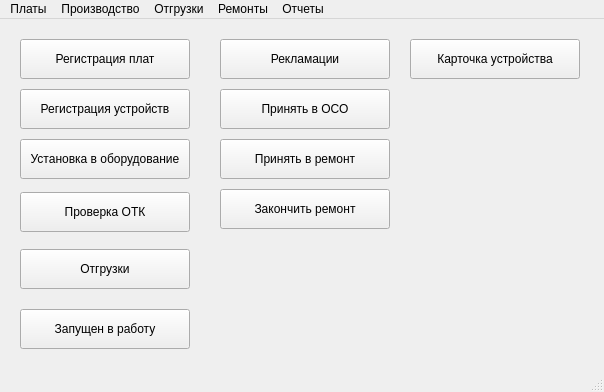
<?xml version="1.0" encoding="UTF-8"?>
<ui version="4.0">
 <class>MainWindow</class>
 <widget class="QMainWindow" name="MainWindow">
  <property name="geometry">
   <rect>
    <x>0</x>
    <y>0</y>
    <width>604</width>
    <height>392</height>
   </rect>
  </property>
  <property name="windowTitle">
   <string>Учет изделий</string>
  </property>
  <widget class="QWidget" name="centralwidget">
   <widget class="QPushButton" name="pbClaim">
    <property name="geometry">
     <rect>
      <x>220</x>
      <y>20</y>
      <width>170</width>
      <height>40</height>
     </rect>
    </property>
    <property name="text">
     <string>Рекламации</string>
    </property>
   </widget>
   <widget class="QPushButton" name="pbCard">
    <property name="geometry">
     <rect>
      <x>410</x>
      <y>20</y>
      <width>170</width>
      <height>40</height>
     </rect>
    </property>
    <property name="text">
     <string>Карточка устройства</string>
    </property>
   </widget>
   <widget class="QPushButton" name="pbApplyRemont">
    <property name="geometry">
     <rect>
      <x>220</x>
      <y>70</y>
      <width>170</width>
      <height>40</height>
     </rect>
    </property>
    <property name="text">
     <string>Принять в ОСО</string>
    </property>
   </widget>
   <widget class="QPushButton" name="pbStartRemont">
    <property name="geometry">
     <rect>
      <x>220</x>
      <y>120</y>
      <width>170</width>
      <height>40</height>
     </rect>
    </property>
    <property name="text">
     <string>Принять в ремонт</string>
    </property>
   </widget>
   <widget class="QPushButton" name="pbEndRemont">
    <property name="geometry">
     <rect>
      <x>220</x>
      <y>170</y>
      <width>170</width>
      <height>40</height>
     </rect>
    </property>
    <property name="text">
     <string>Закончить ремонт</string>
    </property>
   </widget>
   <widget class="QPushButton" name="pbRegister">
    <property name="geometry">
     <rect>
      <x>20</x>
      <y>70</y>
      <width>170</width>
      <height>40</height>
     </rect>
    </property>
    <property name="text">
     <string>Регистрация устройств</string>
    </property>
   </widget>
   <widget class="QPushButton" name="pbOTK">
    <property name="geometry">
     <rect>
      <x>20</x>
      <y>173</y>
      <width>170</width>
      <height>40</height>
     </rect>
    </property>
    <property name="text">
     <string>Проверка ОТК</string>
    </property>
   </widget>
   <widget class="QPushButton" name="pbCreatePlate">
    <property name="geometry">
     <rect>
      <x>20</x>
      <y>20</y>
      <width>170</width>
      <height>40</height>
     </rect>
    </property>
    <property name="text">
     <string>Регистрация плат</string>
    </property>
   </widget>
   <widget class="QPushButton" name="pbShip">
    <property name="geometry">
     <rect>
      <x>20</x>
      <y>230</y>
      <width>170</width>
      <height>40</height>
     </rect>
    </property>
    <property name="text">
     <string>Отгрузки</string>
    </property>
   </widget>
   <widget class="QPushButton" name="pbComplect">
    <property name="geometry">
     <rect>
      <x>20</x>
      <y>120</y>
      <width>170</width>
      <height>40</height>
     </rect>
    </property>
    <property name="text">
     <string>Установка в оборудование</string>
    </property>
   </widget>
   <widget class="QPushButton" name="pbStartWork">
    <property name="geometry">
     <rect>
      <x>20</x>
      <y>290</y>
      <width>170</width>
      <height>40</height>
     </rect>
    </property>
    <property name="text">
     <string>Запущен в работу</string>
    </property>
   </widget>
  </widget>
  <widget class="QMenuBar" name="menubar">
   <property name="geometry">
    <rect>
     <x>0</x>
     <y>0</y>
     <width>604</width>
     <height>21</height>
    </rect>
   </property>
   <widget class="QMenu" name="menu">
    <property name="title">
     <string>Платы</string>
    </property>
    <addaction name="aRegPlate"/>
    <addaction name="aListFreePlate"/>
    <addaction name="aListPlate"/>
   </widget>
   <widget class="QMenu" name="menu_2">
    <property name="title">
     <string>Производство</string>
    </property>
    <addaction name="aRegDevice"/>
    <addaction name="aInstallModul"/>
    <addaction name="aControlOTK"/>
   </widget>
   <widget class="QMenu" name="menu_3">
    <property name="title">
     <string>Отгрузки</string>
    </property>
    <addaction name="aNewShip"/>
    <addaction name="aShipBefore"/>
    <addaction name="aShipping"/>
   </widget>
   <widget class="QMenu" name="menu_4">
    <property name="title">
     <string>Ремонты</string>
    </property>
    <addaction name="aClaim"/>
    <addaction name="aGetOSO"/>
    <addaction name="aGetRepair"/>
    <addaction name="aEndRepair"/>
    <addaction name="aExchModul"/>
   </widget>
   <widget class="QMenu" name="menu_5">
    <property name="title">
     <string>Отчеты</string>
    </property>
    <addaction name="aCardDevice"/>
   </widget>
   <addaction name="menu"/>
   <addaction name="menu_2"/>
   <addaction name="menu_3"/>
   <addaction name="menu_4"/>
   <addaction name="menu_5"/>
  </widget>
  <widget class="QStatusBar" name="statusbar"/>
  <action name="aRegPlate">
   <property name="text">
    <string>Регитрация плат</string>
   </property>
  </action>
  <action name="aListFreePlate">
   <property name="text">
    <string>Список непривязанных</string>
   </property>
  </action>
  <action name="aListPlate">
   <property name="text">
    <string>Список всех</string>
   </property>
  </action>
  <action name="aRegDevice">
   <property name="text">
    <string>Регистрация устройств</string>
   </property>
  </action>
  <action name="aInstallModul">
   <property name="text">
    <string>Установка модулей</string>
   </property>
  </action>
  <action name="aControlOTK">
   <property name="text">
    <string>Проверка ОТК</string>
   </property>
  </action>
  <action name="aNewShip">
   <property name="text">
    <string>Новая отгрузка</string>
   </property>
  </action>
  <action name="aShipBefore">
   <property name="text">
    <string>Готовые для отгрузки</string>
   </property>
  </action>
  <action name="aShipping">
   <property name="text">
    <string>Отгруженные</string>
   </property>
  </action>
  <action name="aClaim">
   <property name="text">
    <string>Рекламации</string>
   </property>
  </action>
  <action name="aGetOSO">
   <property name="text">
    <string>Принять в ОСО</string>
   </property>
  </action>
  <action name="aGetRepair">
   <property name="text">
    <string>Принять в ремонт</string>
   </property>
  </action>
  <action name="aEndRepair">
   <property name="text">
    <string>Закончить ремонт</string>
   </property>
  </action>
  <action name="aExchModul">
   <property name="text">
    <string>Замена модуля</string>
   </property>
  </action>
  <action name="aCardDevice">
   <property name="text">
    <string>Карточка устройства</string>
   </property>
  </action>
 </widget>
 <resources/>
 <connections/>
</ui>
